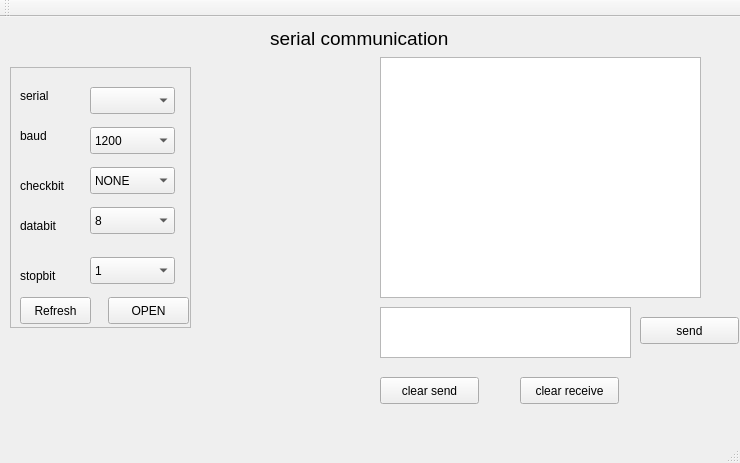
<?xml version="1.0" encoding="UTF-8"?>
<ui version="4.0">
 <class>MainWindow</class>
 <widget class="QMainWindow" name="MainWindow">
  <property name="geometry">
   <rect>
    <x>0</x>
    <y>0</y>
    <width>740</width>
    <height>463</height>
   </rect>
  </property>
  <property name="windowTitle">
   <string>MainWindow</string>
  </property>
  <widget class="QWidget" name="centralWidget">
   <widget class="QLabel" name="label">
    <property name="geometry">
     <rect>
      <x>270</x>
      <y>10</y>
      <width>183</width>
      <height>22</height>
     </rect>
    </property>
    <property name="font">
     <font>
      <pointsize>14</pointsize>
      <italic>false</italic>
      <underline>false</underline>
      <strikeout>false</strikeout>
      <kerning>true</kerning>
     </font>
    </property>
    <property name="text">
     <string>serial communication</string>
    </property>
   </widget>
   <widget class="QFrame" name="frame">
    <property name="geometry">
     <rect>
      <x>10</x>
      <y>50</y>
      <width>181</width>
      <height>261</height>
     </rect>
    </property>
    <property name="frameShape">
     <enum>QFrame::StyledPanel</enum>
    </property>
    <property name="frameShadow">
     <enum>QFrame::Raised</enum>
    </property>
    <widget class="QComboBox" name="comboBox">
     <property name="geometry">
      <rect>
       <x>80</x>
       <y>20</y>
       <width>85</width>
       <height>27</height>
      </rect>
     </property>
    </widget>
    <widget class="QLabel" name="label_2">
     <property name="geometry">
      <rect>
       <x>10</x>
       <y>20</y>
       <width>37</width>
       <height>17</height>
      </rect>
     </property>
     <property name="text">
      <string>serial</string>
     </property>
    </widget>
    <widget class="QLabel" name="label_3">
     <property name="geometry">
      <rect>
       <x>10</x>
       <y>60</y>
       <width>37</width>
       <height>17</height>
      </rect>
     </property>
     <property name="text">
      <string>baud</string>
     </property>
    </widget>
    <widget class="QLabel" name="label_4">
     <property name="geometry">
      <rect>
       <x>10</x>
       <y>110</y>
       <width>61</width>
       <height>17</height>
      </rect>
     </property>
     <property name="text">
      <string>checkbit</string>
     </property>
    </widget>
    <widget class="QLabel" name="label_5">
     <property name="geometry">
      <rect>
       <x>10</x>
       <y>150</y>
       <width>51</width>
       <height>17</height>
      </rect>
     </property>
     <property name="text">
      <string>databit</string>
     </property>
    </widget>
    <widget class="QLabel" name="label_6">
     <property name="geometry">
      <rect>
       <x>10</x>
       <y>200</y>
       <width>51</width>
       <height>17</height>
      </rect>
     </property>
     <property name="text">
      <string>stopbit</string>
     </property>
    </widget>
    <widget class="QComboBox" name="comboBox_2">
     <property name="geometry">
      <rect>
       <x>80</x>
       <y>60</y>
       <width>85</width>
       <height>27</height>
      </rect>
     </property>
     <item>
      <property name="text">
       <string>1200</string>
      </property>
     </item>
     <item>
      <property name="text">
       <string>2400</string>
      </property>
     </item>
     <item>
      <property name="text">
       <string>4800</string>
      </property>
     </item>
     <item>
      <property name="text">
       <string>9600</string>
      </property>
     </item>
     <item>
      <property name="text">
       <string>19200</string>
      </property>
     </item>
     <item>
      <property name="text">
       <string>38400</string>
      </property>
     </item>
     <item>
      <property name="text">
       <string>57600</string>
      </property>
     </item>
     <item>
      <property name="text">
       <string>115200</string>
      </property>
     </item>
    </widget>
    <widget class="QComboBox" name="comboBox_3">
     <property name="geometry">
      <rect>
       <x>80</x>
       <y>100</y>
       <width>85</width>
       <height>27</height>
      </rect>
     </property>
     <item>
      <property name="text">
       <string>NONE</string>
      </property>
     </item>
     <item>
      <property name="text">
       <string>ODD</string>
      </property>
     </item>
     <item>
      <property name="text">
       <string>EVEN</string>
      </property>
     </item>
    </widget>
    <widget class="QComboBox" name="comboBox_5">
     <property name="geometry">
      <rect>
       <x>80</x>
       <y>190</y>
       <width>85</width>
       <height>27</height>
      </rect>
     </property>
     <item>
      <property name="text">
       <string>1</string>
      </property>
     </item>
     <item>
      <property name="text">
       <string>2</string>
      </property>
     </item>
    </widget>
    <widget class="QComboBox" name="comboBox_4">
     <property name="geometry">
      <rect>
       <x>80</x>
       <y>140</y>
       <width>85</width>
       <height>27</height>
      </rect>
     </property>
     <item>
      <property name="text">
       <string>8</string>
      </property>
     </item>
     <item>
      <property name="text">
       <string>7</string>
      </property>
     </item>
     <item>
      <property name="text">
       <string>6</string>
      </property>
     </item>
    </widget>
    <widget class="QPushButton" name="pushButton_2">
     <property name="geometry">
      <rect>
       <x>98</x>
       <y>230</y>
       <width>81</width>
       <height>27</height>
      </rect>
     </property>
     <property name="text">
      <string>OPEN</string>
     </property>
    </widget>
    <widget class="QPushButton" name="pushButton_3">
     <property name="geometry">
      <rect>
       <x>10</x>
       <y>230</y>
       <width>71</width>
       <height>27</height>
      </rect>
     </property>
     <property name="text">
      <string>Refresh</string>
     </property>
    </widget>
   </widget>
   <widget class="QTextEdit" name="textEdit">
    <property name="geometry">
     <rect>
      <x>380</x>
      <y>40</y>
      <width>321</width>
      <height>241</height>
     </rect>
    </property>
   </widget>
   <widget class="QPushButton" name="pushButton">
    <property name="geometry">
     <rect>
      <x>640</x>
      <y>300</y>
      <width>99</width>
      <height>27</height>
     </rect>
    </property>
    <property name="text">
     <string>send</string>
    </property>
   </widget>
   <widget class="QTextEdit" name="textEdit_2">
    <property name="geometry">
     <rect>
      <x>380</x>
      <y>290</y>
      <width>251</width>
      <height>51</height>
     </rect>
    </property>
   </widget>
   <widget class="QPushButton" name="pushButton_4">
    <property name="geometry">
     <rect>
      <x>380</x>
      <y>360</y>
      <width>99</width>
      <height>27</height>
     </rect>
    </property>
    <property name="text">
     <string>clear send</string>
    </property>
   </widget>
   <widget class="QPushButton" name="pushButton_5">
    <property name="geometry">
     <rect>
      <x>520</x>
      <y>360</y>
      <width>99</width>
      <height>27</height>
     </rect>
    </property>
    <property name="text">
     <string>clear receive</string>
    </property>
   </widget>
  </widget>
  <widget class="QMenuBar" name="menuBar">
   <property name="geometry">
    <rect>
     <x>0</x>
     <y>0</y>
     <width>740</width>
     <height>25</height>
    </rect>
   </property>
  </widget>
  <widget class="QToolBar" name="mainToolBar">
   <attribute name="toolBarArea">
    <enum>TopToolBarArea</enum>
   </attribute>
   <attribute name="toolBarBreak">
    <bool>false</bool>
   </attribute>
  </widget>
  <widget class="QStatusBar" name="statusBar"/>
  <action name="actionSave">
   <property name="text">
    <string>save</string>
   </property>
  </action>
  <action name="actionSave_as">
   <property name="text">
    <string>save as</string>
   </property>
  </action>
 </widget>
 <layoutdefault spacing="6" margin="11"/>
 <resources/>
 <connections/>
</ui>
